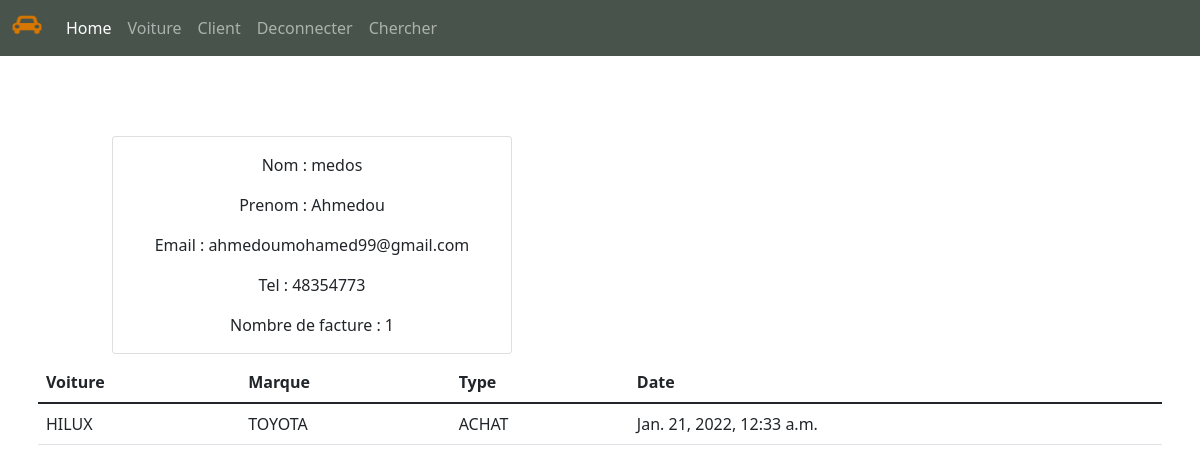
The page /client/1 on the database as committed earlier.
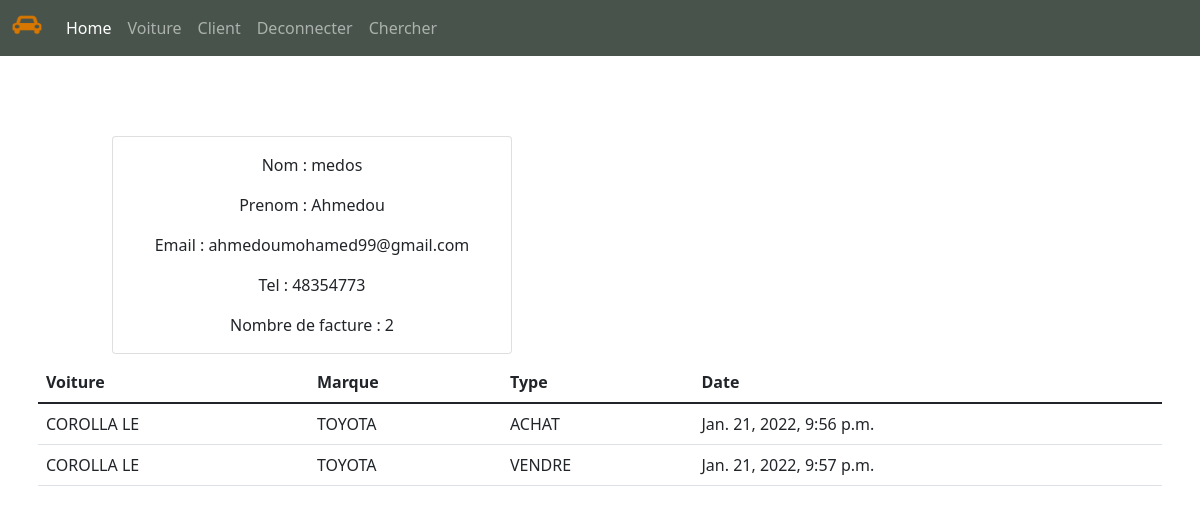
The same page on the database as committed later.
### Bourse/models.py (models this page shows, shortened)
class Facture(models.Model):
    FACTURE_TYPE = (
        ('ACHAT', 'Achat'),
        ('VENDRE', 'Vendre')
    )
    client = models.ForeignKey(Client, null=True, on_delete=models.SET_NULL)
    voiture = models.ForeignKey(Voiture ,related_name='factures', on_delete=models.CASCADE)
    type = models.CharField(max_length=50, choices=FACTURE_TYPE)
    date = models.DateTimeField(auto_now_add=True)

class Voiture(models.Model):
    matricule = models.CharField(max_length=50)
    marque = models.CharField(max_length=50)
    couleur = models.CharField(max_length=60)
    prix = models.FloatField(max_length=40)
    modele = models.CharField(max_length=40)
    numerosachet = models.CharField(max_length=40)
    image = models.ImageField(upload_to='static/image', null=True)
    def __str__(self):
      return self.modele

### Bourse/views.py (the view)
# urls.py: path('client/<str:pk>',views.client, name="client"),
def client(request,pk):
    client = Client.objects.get(id=pk)
    factures = client.facture_set.all()
    nombre_facture = factures.count()
    context = {'client': client,
               'factures': factures,
               'nombre_facture':  nombre_facture }
    return render(request, 'Bourse/Client.html', context)

### Bourse/templates/Bourse/Client.html (shortened to what this page needs)
{% extends 'Bourse/Principale.html' %}
{% block content %}
<h1 class="p-3">  </h1>
<h1 class="p-3">  </h1>
<center>
<div class="row">
  <div class= "col-4" >
    <div class="col-md-5">
     <div class="card" style="width: 25rem;">
        <div class="card-body">
             <p class="card-text">Nom   :   {{client.nom}}</p>
              <p class="card-text">Prenom  :  {{client.prenom}}</p>
              <p class="card-text">Email  :  {{client.email}}</p>
              <p class="card-text">Tel  :   {{client.tel}}</p>
              <p class="card-text">Nombre de facture  :  {{nombre_facture}} </p>
       </div>
    </div>
  </div>
</div>
</div>
</center>
<center>
<div class="container p-2">
          <table class="table">
            <thead>
           <tr>
          <th scope="col">Voiture</th>
          <th scope="col">Marque</th>
          <th scope="col">Type</th>
          <th scope="col">Date</th>
        </tr>
      </thead>
      <tbody>
        {% for item in factures %}
          <tr>
        <td>{{item.voiture}}</td>
        <td>{{item.voiture.marque}}</td>
        <td>{{item.type}}</td>
        <td>{{item.date}}</td>
         </tr>
        {% endfor %}
    </tbody>
  </table>
</div>
</center>
{% endblock %}

Rows that differ between the two databases and show on the page:
removed Facture: voiture "HILUX", voiture.marque "TOYOTA", type "ACHAT", date "Jan. 21, 2022, 12:33 a.m."
added Facture: voiture "COROLLA LE", voiture.marque "TOYOTA", type "ACHAT", date "Jan. 21, 2022, 9:56 p.m."
added Facture: voiture "COROLLA LE", voiture.marque "TOYOTA", type "VENDRE", date "Jan. 21, 2022, 9:57 p.m."
Other text that changed with them:
{{ nombre_facture }}: "1" → "2"
